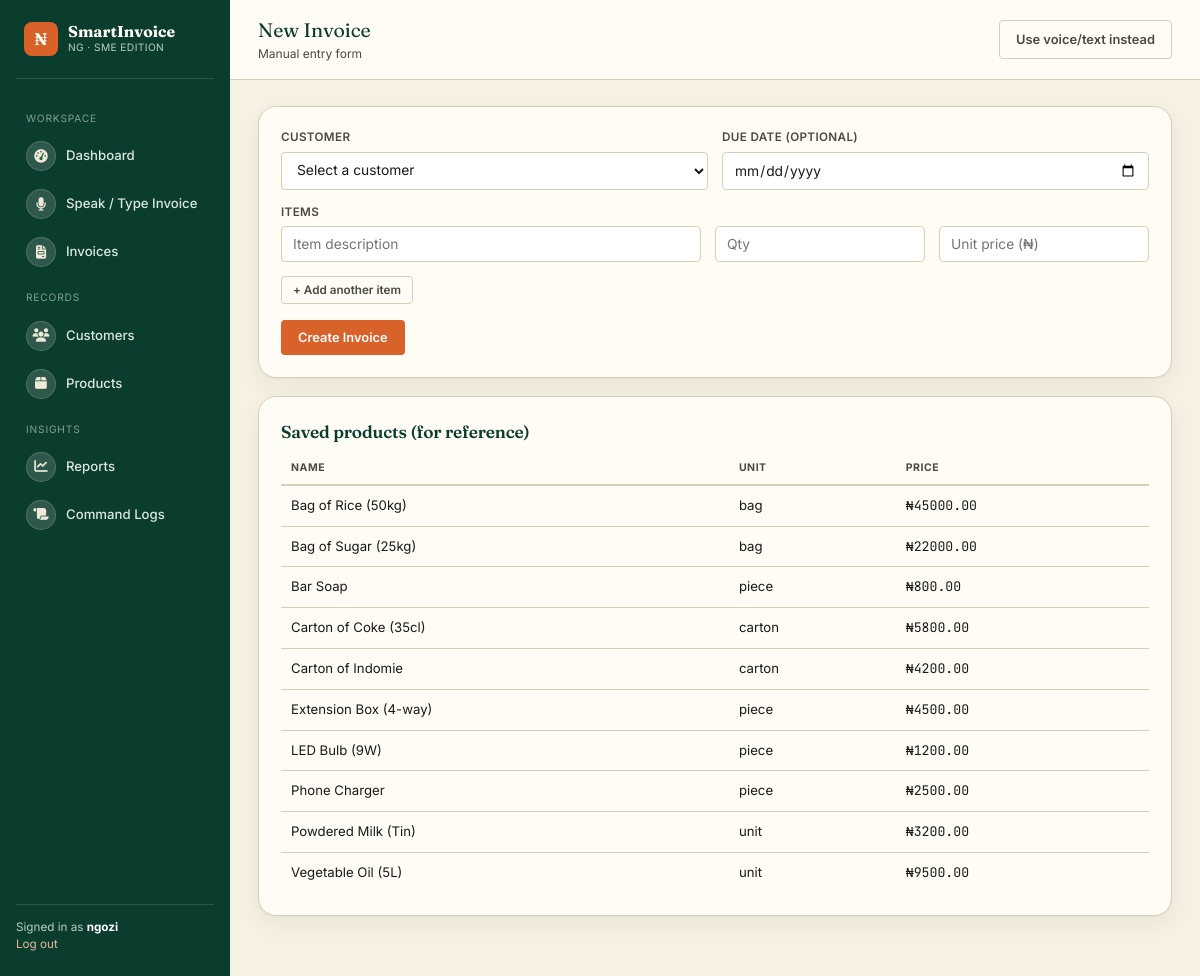
/invoices/new/manual/ (signed in), run on the app's committed database.
### invoices/models.py (models this page shows, shortened)
class Product(models.Model):
    business = models.ForeignKey(Business, on_delete=models.CASCADE, related_name="products")
    name = models.CharField(max_length=150)
    description = models.TextField(blank=True)
    unit_price = models.DecimalField(max_digits=12, decimal_places=2)
    unit = models.CharField(max_length=30, default="unit")  # e.g. bag, carton, piece, hour
    is_active = models.BooleanField(default=True)
    created_at = models.DateTimeField(auto_now_add=True)
    class Meta:
        ordering = ["name"]

### invoices/views.py (the view, shortened to what this page needs)
# urls.py: path("invoices/new/manual/", views.create_invoice_manual, name="create_invoice_manual"),
@login_required
def create_invoice_manual(request):
    business = _get_business(request)
    customers = Customer.objects.filter(business=business)
    products = Product.objects.filter(business=business, is_active=True)
    product_index = _get_product_index(business)
    return render(
        request,
        "invoices/create_invoice_manual.html",
        {"customers": customers, "products": products},
    )

### invoices/views.py (called while the page is built)
def _get_business(request):
    return get_object_or_404(Business, owner=request.user)

def _normalize_lookup_text(text):
    return " ".join((text or "").split()).casefold()

def _get_product_index(business):
    return {
        _normalize_lookup_text(product.name): product
        for product in Product.objects.filter(business=business, is_active=True)
    }

### invoices/templates/invoices/create_invoice_manual.html (shortened to what this page needs)
{% extends "invoices/base.html" %}
{% block page_title %}New Invoice{% endblock %}
{% block page_sub %}Manual entry form{% endblock %}
{% block topbar_action %}
<a href="{% url 'create_invoice_smart' %}" class="btn btn-ghost">Use voice/text instead</a>
{% endblock %}
{% block content %}
<div class="card">
  <form method="post" id="manual-form">
    <div class="form-row">
      <div class="field">
        <label for="customer">Customer</label>
        <select name="customer" id="customer" required>
          <option value="">Select a customer</option>
        </select>
      </div>
      <div class="field">
        <label for="due_date">Due Date (optional)</label>
        <input type="date" name="due_date" id="due_date">
      </div>
    </div>
    <label>Items</label>
    <div id="items-wrap">
      <div class="form-row item-row">
        <div class="field" style="flex:2;">
          <input type="text" name="item_description" placeholder="Item description" list="{% if products %}product-suggestions{% endif %}" required>
        </div>
        <div class="field">
          <input type="number" name="item_quantity" placeholder="Qty" step="0.01" required>
        </div>
        <div class="field">
          <input type="number" name="item_price" placeholder="Unit price (₦)" step="0.01" required>
        </div>
      </div>
    </div>
    <button type="button" class="btn btn-ghost btn-sm" id="add-item">+ Add another item</button>
    <div class="mt-16">
      <button type="submit" class="btn btn-primary">Create Invoice</button>
    </div>
  </form>
</div>
{% if products %}
<div class="card mt-16">
  <h3>Saved products (for reference)</h3>
  <table>
    <thead><tr><th>Name</th><th>Unit</th><th>Price</th></tr></thead>
    <tbody>
      {% for p in products %}
      <tr><td>{{ p.name }}</td><td>{{ p.unit }}</td><td class="mono">&#8358;{{ p.unit_price }}</td></tr>
      {% endfor %}
    </tbody>
  </table>
</div>
{% endif %}
{% endblock %}

### invoices/templates/invoices/base.html (shortened to what this page needs)
{% load static %}
<!DOCTYPE html>
<html lang="en">
<head>
  <link rel="stylesheet" href="{% static 'invoices/css/style.css' %}">
  <link rel="stylesheet" href="https://cdnjs.cloudflare.com/ajax/libs/font-awesome/6.5.2/css/all.min.css">
</head>
<body>
  {% if user.is_authenticated %}
  <div class="app-shell">
    <aside class="sidebar">
      <div class="brand">
        <div class="brand-mark">₦</div>
        <div>
          <div class="brand-name">SmartInvoice</div>
          <div class="brand-sub">NG &middot; SME Edition</div>
        </div>
      </div>
      <div class="nav-section-label">Workspace</div>
      <a href="{% url 'dashboard' %}" class="nav-link {% if request.resolver_match.url_name == 'dashboard' %}active{% endif %}">
        <span class="nav-icon"><i class="fa-solid fa-gauge-high" aria-hidden="true"></i></span> Dashboard
      </a>
      <a href="{% url 'create_invoice_smart' %}" class="nav-link {% if request.resolver_match.url_name == 'create_invoice_smart' %}active{% endif %}">
        <span class="nav-icon"><i class="fa-solid fa-microphone" aria-hidden="true"></i></span> Speak / Type Invoice
      </a>
      <a href="{% url 'invoice_list' %}" class="nav-link {% if request.resolver_match.url_name == 'invoice_list' or request.resolver_match.url_name == 'invoice_detail' %}active{% endif %}">
        <span class="nav-icon"><i class="fa-solid fa-file-invoice" aria-hidden="true"></i></span> Invoices
      </a>
      <div class="nav-section-label">Records</div>
      <a href="{% url 'customer_list' %}" class="nav-link {% if request.resolver_match.url_name == 'customer_list' %}active{% endif %}">
        <span class="nav-icon"><i class="fa-solid fa-users" aria-hidden="true"></i></span> Customers
      </a>
      <a href="{% url 'product_list' %}" class="nav-link {% if request.resolver_match.url_name == 'product_list' %}active{% endif %}">
        <span class="nav-icon"><i class="fa-solid fa-box" aria-hidden="true"></i></span> Products
      </a>
      <div class="nav-section-label">Insights</div>
      <a href="{% url 'reports' %}" class="nav-link {% if request.resolver_match.url_name == 'reports' %}active{% endif %}">
        <span class="nav-icon"><i class="fa-solid fa-chart-line" aria-hidden="true"></i></span> Reports
      </a>
      <a href="{% url 'command_log_list' %}" class="nav-link {% if request.resolver_match.url_name == 'command_log_list' %}active{% endif %}">
        <span class="nav-icon"><i class="fa-solid fa-scroll" aria-hidden="true"></i></span> Command Logs
      </a>
      <div class="sidebar-footer">
        Signed in as <strong style="color:#fff">{{ request.user.username }}</strong><br>
        <a href="{% url 'logout' %}" style="color:#E7B89A;">Log out</a>
      </div>
    </aside>
    <div class="main-area">
      <div class="topbar">
        <div>
          <div class="topbar-title">{% block page_title %}Dashboard{% endblock %}</div>
          <div class="topbar-sub">{% block page_sub %}{% endblock %}</div>
        </div>
        <div>{% block topbar_action %}{% endblock %}</div>
      </div>
      <div class="content">
        {% block content %}{% endblock %}
      </div>
    </div>
  </div>
  {% else %}
    {% block auth_content %}{% endblock %}
  {% endif %}
</body>
</html>

### data on the page
Product: name "Bag of Rice (50kg)", unit "bag", unit_price "45000.00"
Product: name "Bag of Sugar (25kg)", unit "bag", unit_price "22000.00"
Product: name "Bar Soap", unit "piece", unit_price "800.00"
Product: name "Carton of Coke (35cl)", unit "carton", unit_price "5800.00"
Product: name "Carton of Indomie", unit "carton", unit_price "4200.00"
Product: name "Extension Box (4-way)", unit "piece", unit_price "4500.00"
Product: name "LED Bulb (9W)", unit "piece", unit_price "1200.00"
Product: name "Phone Charger", unit "piece", unit_price "2500.00"
Product: name "Powdered Milk (Tin)", unit "unit", unit_price "3200.00"
Product: name "Vegetable Oil (5L)", unit "unit", unit_price "9500.00"

### other printed values
{{ request.user.username }} "ngozi"
